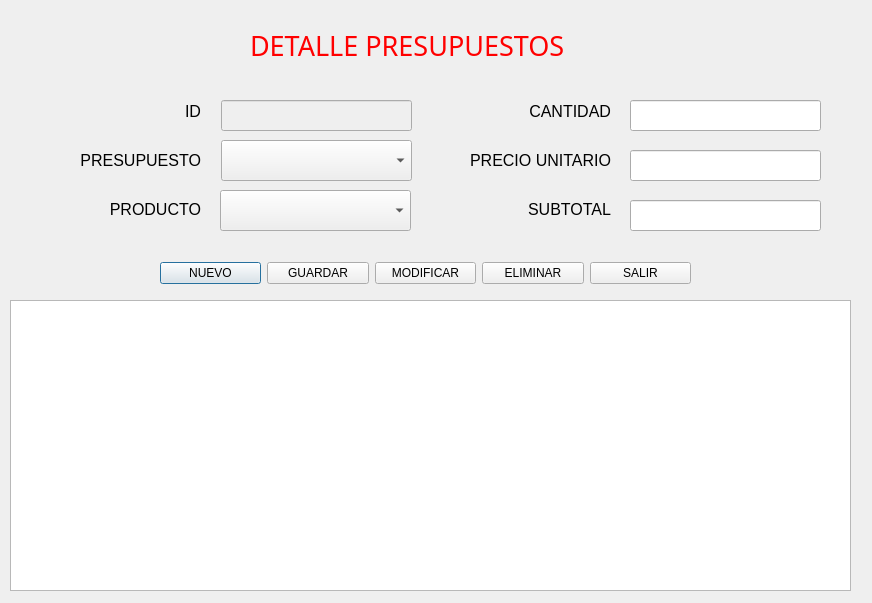
<?xml version="1.0" encoding="UTF-8"?>
<ui version="4.0">
 <class>Detallepresupuestos</class>
 <widget class="QDialog" name="Detallepresupuestos">
  <property name="geometry">
   <rect>
    <x>0</x>
    <y>0</y>
    <width>872</width>
    <height>603</height>
   </rect>
  </property>
  <property name="windowTitle">
   <string>Detalle Presupuestos</string>
  </property>
  <widget class="QLineEdit" name="txtSubtotal">
   <property name="enabled">
    <bool>true</bool>
   </property>
   <property name="geometry">
    <rect>
     <x>630</x>
     <y>200</y>
     <width>191</width>
     <height>31</height>
    </rect>
   </property>
  </widget>
  <widget class="QLabel" name="label">
   <property name="geometry">
    <rect>
     <x>250</x>
     <y>30</y>
     <width>351</width>
     <height>31</height>
    </rect>
   </property>
   <property name="font">
    <font>
     <family>MV Boli</family>
     <pointsize>20</pointsize>
     <underline>false</underline>
    </font>
   </property>
   <property name="styleSheet">
    <string notr="true">color: rgb(255, 0, 0);</string>
   </property>
   <property name="text">
    <string>DETALLE PRESUPUESTOS</string>
   </property>
   <property name="textFormat">
    <enum>Qt::TextFormat::AutoText</enum>
   </property>
  </widget>
  <widget class="QWidget" name="layoutWidget">
   <property name="geometry">
    <rect>
     <x>30</x>
     <y>90</y>
     <width>171</width>
     <height>141</height>
    </rect>
   </property>
   <layout class="QVBoxLayout" name="_2">
    <item>
     <widget class="QLabel" name="labelID">
      <property name="font">
       <font>
        <family>Segoe UI</family>
        <pointsize>12</pointsize>
       </font>
      </property>
      <property name="text">
       <string>ID</string>
      </property>
      <property name="alignment">
       <set>Qt::AlignmentFlag::AlignRight|Qt::AlignmentFlag::AlignTrailing|Qt::AlignmentFlag::AlignVCenter</set>
      </property>
     </widget>
    </item>
    <item>
     <widget class="QLabel" name="labelPresupuesto">
      <property name="font">
       <font>
        <family>Segoe UI</family>
        <pointsize>12</pointsize>
       </font>
      </property>
      <property name="text">
       <string>PRESUPUESTO</string>
      </property>
      <property name="alignment">
       <set>Qt::AlignmentFlag::AlignRight|Qt::AlignmentFlag::AlignTrailing|Qt::AlignmentFlag::AlignVCenter</set>
      </property>
     </widget>
    </item>
    <item>
     <widget class="QLabel" name="labelProducto">
      <property name="font">
       <font>
        <pointsize>12</pointsize>
       </font>
      </property>
      <property name="text">
       <string>PRODUCTO</string>
      </property>
      <property name="alignment">
       <set>Qt::AlignmentFlag::AlignRight|Qt::AlignmentFlag::AlignTrailing|Qt::AlignmentFlag::AlignVCenter</set>
      </property>
     </widget>
    </item>
   </layout>
  </widget>
  <widget class="QComboBox" name="cbPresupuesto">
   <property name="geometry">
    <rect>
     <x>221</x>
     <y>140</y>
     <width>191</width>
     <height>41</height>
    </rect>
   </property>
  </widget>
  <widget class="QWidget" name="layoutWidget_2">
   <property name="geometry">
    <rect>
     <x>160</x>
     <y>260</y>
     <width>531</width>
     <height>26</height>
    </rect>
   </property>
   <layout class="QHBoxLayout" name="horizontalLayout">
    <item>
     <widget class="QPushButton" name="btnNuevo">
      <property name="text">
       <string>NUEVO</string>
      </property>
      <property name="icon">
       <iconset theme="QIcon::ThemeIcon::FolderNew"/>
      </property>
     </widget>
    </item>
    <item>
     <widget class="QPushButton" name="btnGuardar">
      <property name="text">
       <string>GUARDAR</string>
      </property>
      <property name="icon">
       <iconset theme="QIcon::ThemeIcon::DocumentSave"/>
      </property>
     </widget>
    </item>
    <item>
     <widget class="QPushButton" name="btnModificar">
      <property name="text">
       <string>MODIFICAR</string>
      </property>
      <property name="icon">
       <iconset theme="QIcon::ThemeIcon::MailMessageNew"/>
      </property>
     </widget>
    </item>
    <item>
     <widget class="QPushButton" name="btnEliminar">
      <property name="text">
       <string>ELIMINAR</string>
      </property>
      <property name="icon">
       <iconset theme="QIcon::ThemeIcon::ApplicationExit"/>
      </property>
     </widget>
    </item>
    <item>
     <widget class="QPushButton" name="btnSalir">
      <property name="text">
       <string>SALIR</string>
      </property>
      <property name="icon">
       <iconset theme="QIcon::ThemeIcon::SystemLogOut"/>
      </property>
     </widget>
    </item>
   </layout>
  </widget>
  <widget class="QLineEdit" name="txtID">
   <property name="enabled">
    <bool>false</bool>
   </property>
   <property name="geometry">
    <rect>
     <x>221</x>
     <y>100</y>
     <width>191</width>
     <height>31</height>
    </rect>
   </property>
  </widget>
  <widget class="QComboBox" name="cbProducto">
   <property name="geometry">
    <rect>
     <x>220</x>
     <y>190</y>
     <width>191</width>
     <height>41</height>
    </rect>
   </property>
  </widget>
  <widget class="QLineEdit" name="txtCantidad">
   <property name="geometry">
    <rect>
     <x>630</x>
     <y>100</y>
     <width>191</width>
     <height>31</height>
    </rect>
   </property>
  </widget>
  <widget class="QTableView" name="tablaDetallePresupuestos">
   <property name="geometry">
    <rect>
     <x>10</x>
     <y>300</y>
     <width>841</width>
     <height>291</height>
    </rect>
   </property>
  </widget>
  <widget class="QWidget" name="layoutWidget_3">
   <property name="geometry">
    <rect>
     <x>430</x>
     <y>90</y>
     <width>181</width>
     <height>141</height>
    </rect>
   </property>
   <layout class="QVBoxLayout" name="_3">
    <item>
     <widget class="QLabel" name="labelCantidad">
      <property name="font">
       <font>
        <pointsize>12</pointsize>
       </font>
      </property>
      <property name="text">
       <string>CANTIDAD</string>
      </property>
      <property name="alignment">
       <set>Qt::AlignmentFlag::AlignRight|Qt::AlignmentFlag::AlignTrailing|Qt::AlignmentFlag::AlignVCenter</set>
      </property>
     </widget>
    </item>
    <item>
     <widget class="QLabel" name="labelPrecioUnitario">
      <property name="font">
       <font>
        <family>Segoe UI</family>
        <pointsize>12</pointsize>
       </font>
      </property>
      <property name="text">
       <string>PRECIO UNITARIO</string>
      </property>
      <property name="alignment">
       <set>Qt::AlignmentFlag::AlignRight|Qt::AlignmentFlag::AlignTrailing|Qt::AlignmentFlag::AlignVCenter</set>
      </property>
     </widget>
    </item>
    <item>
     <widget class="QLabel" name="labelSubtotal">
      <property name="font">
       <font>
        <pointsize>12</pointsize>
       </font>
      </property>
      <property name="text">
       <string>SUBTOTAL</string>
      </property>
      <property name="alignment">
       <set>Qt::AlignmentFlag::AlignRight|Qt::AlignmentFlag::AlignTrailing|Qt::AlignmentFlag::AlignVCenter</set>
      </property>
     </widget>
    </item>
   </layout>
  </widget>
  <widget class="QLineEdit" name="txtPrecioUnitario">
   <property name="geometry">
    <rect>
     <x>630</x>
     <y>150</y>
     <width>191</width>
     <height>31</height>
    </rect>
   </property>
  </widget>
 </widget>
 <resources/>
 <connections/>
</ui>
